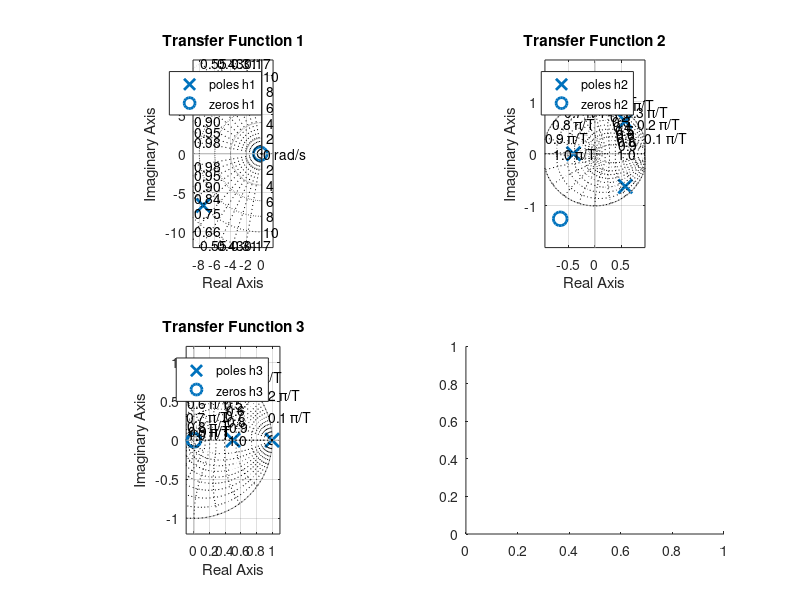

The MATLAB script that drew this image: (Note: this script raises an error after producing the figure.)
% To plot poles and zeroes of the given transfer functions
fs = 1000; % Sampling frequency
ts = 1/fs;

% First transfer function
num1 = [5 1];
den1 = [1 15 100];
h1 = tf(num1, den1);

% Second transfer function
num2 = [1.5 2 3];
den2 = [2 -1.5 0.5 0.6];
h2 = tf(num2, den2, ts);

% Third transfer function
num3 = [1 0 0];
den3 = [2 -3 1];
h3 = tf(num3, den3, ts);

% Individual subplots for each transfer function
figure;

subplot(2, 2, 1);
pzmap(h1);
axis equal;
sgrid;
title('Transfer Function 1');

subplot(2, 2, 2);
pzmap(h2);
axis equal;
zgrid;
title('Transfer Function 2');

subplot(2, 2, 3);
pzmap(h3);
axis equal;
zgrid;
title('Transfer Function 3');

% Subplot for all transfer functions together
subplot(2, 2, 4);
pzplot(h1, 'g', h2, 'r', h3, 'b');
legend('Transfer Function 1', 'Transfer Function 2', 'Transfer Function 3');
axis equal;
zgrid;
title('All Transfer Functions');

sgtitle('Poles and Zeroes of Transfer Functions');
